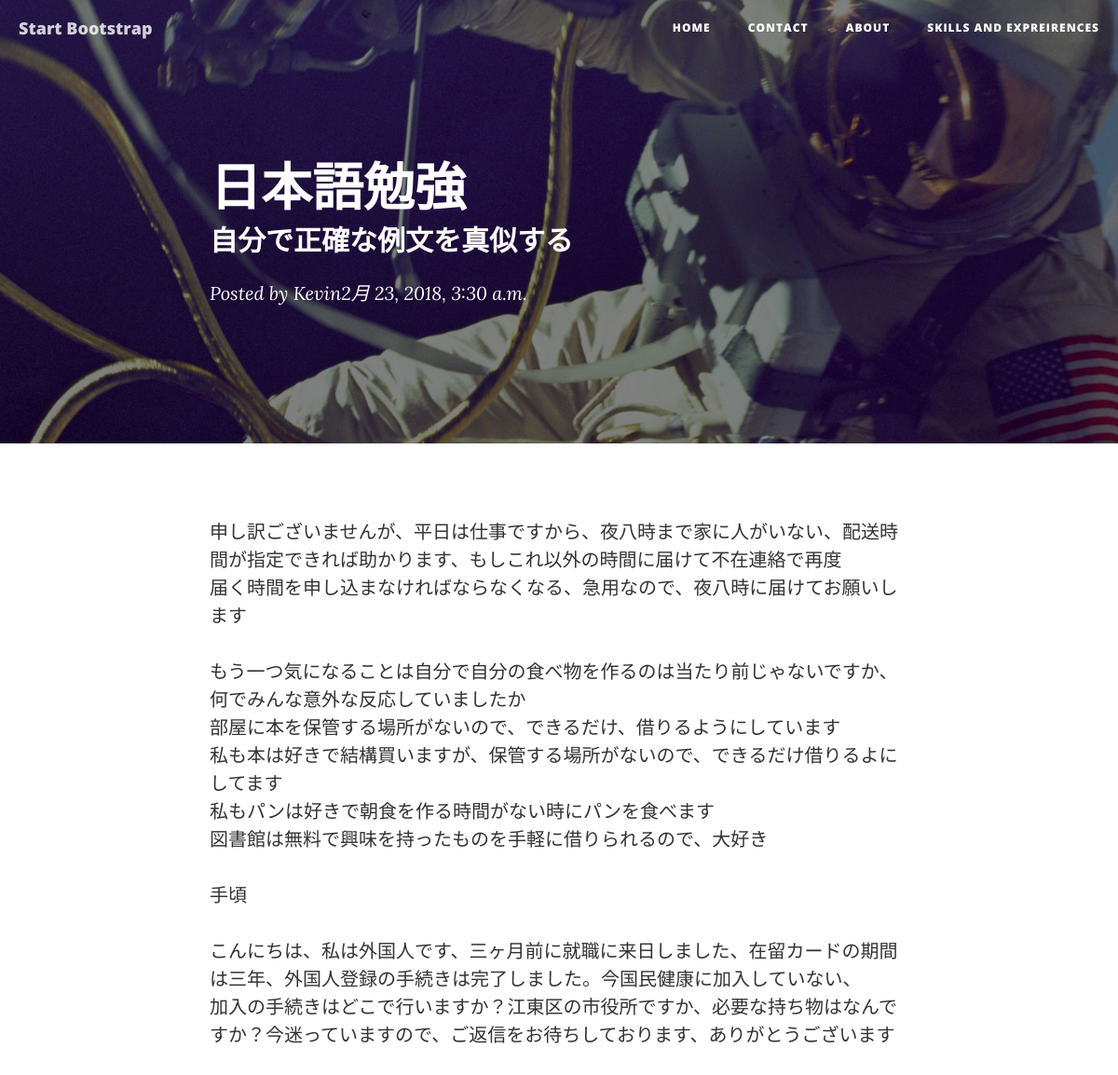
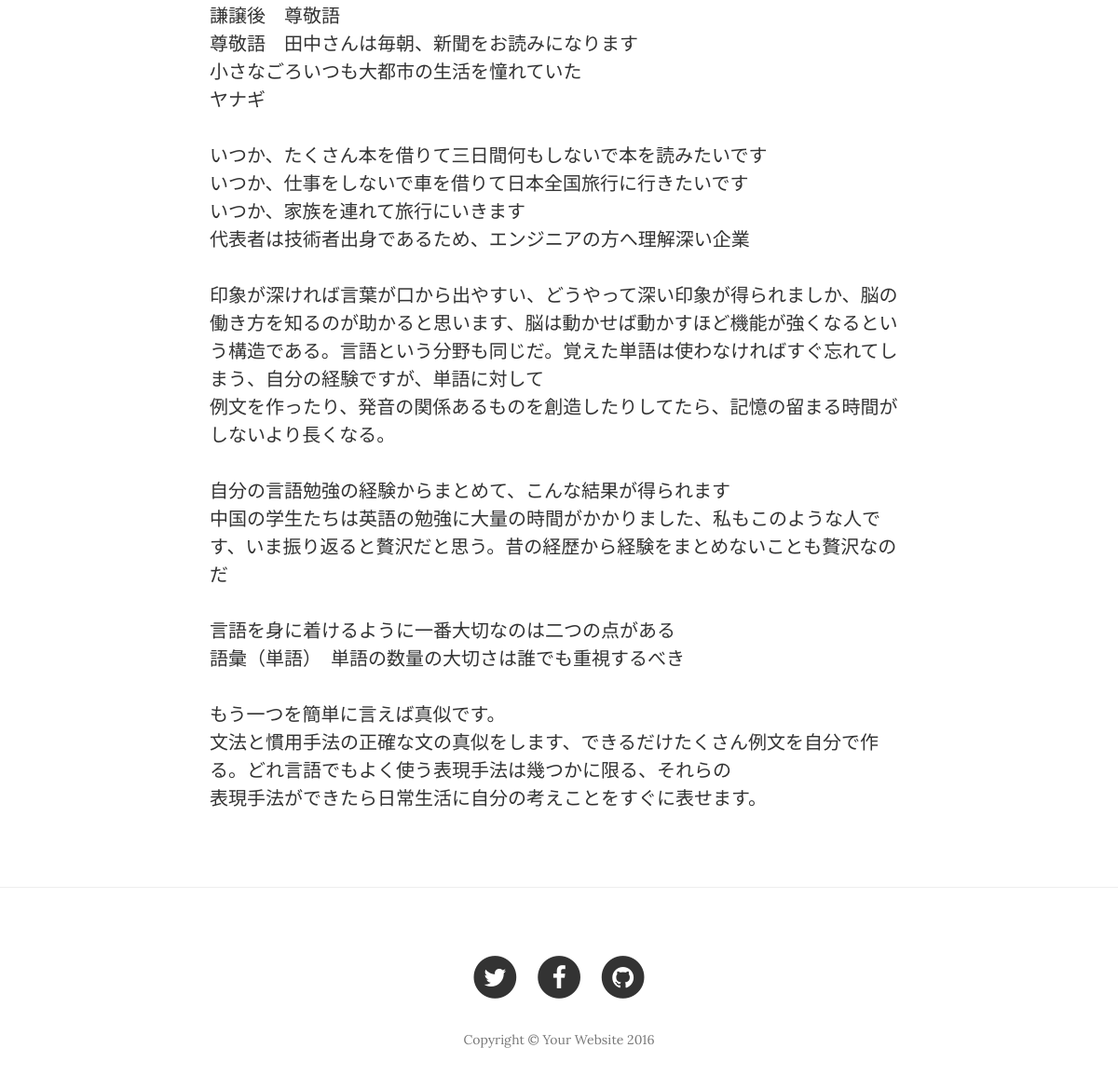
Before: /ja/firstsite/post/3 with the older database file (2 pictures, top to bottom).
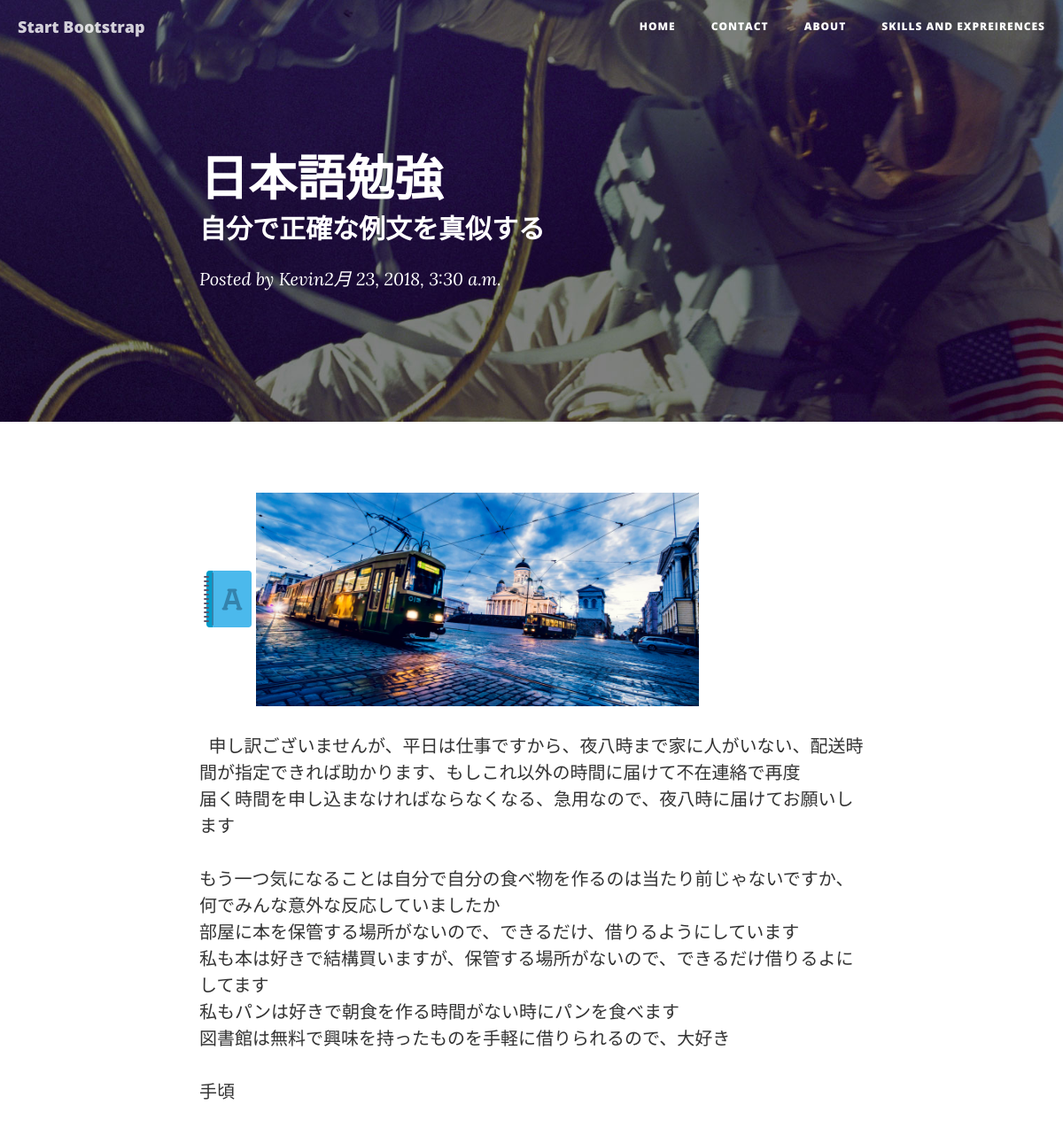
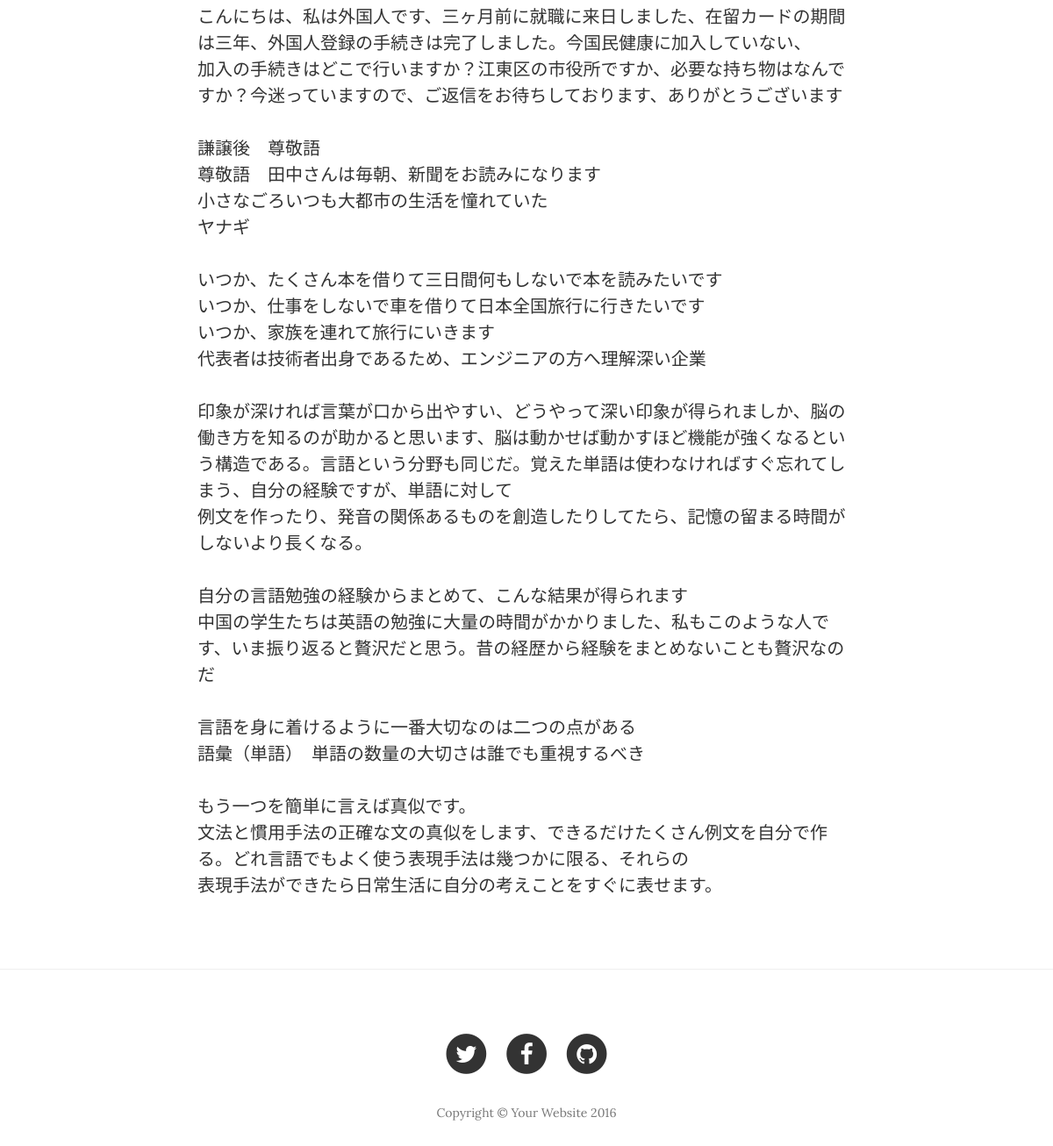
After: the same page with the newer database file (2 pictures, top to bottom).
### firstsite/models.py (models this page shows, shortened)
class HeaderLink(models.Model):
    name = models.CharField(max_length=30)
    url = models.CharField(max_length=100)
    titletext =  models.CharField(max_length=100,blank=True)
    detailtext =  models.CharField(max_length=100,blank=True)
    show = models.BigIntegerField(blank=True,default=1)
    content = RichTextUploadingField(blank=True)

class Post(models.Model):
    title = models.CharField(max_length=100, unique=True)
    postcode = models.CharField(max_length=100, blank=True)
    meta_description = models.TextField(max_length=160, null=True, blank=True)
    content = RichTextUploadingField()
    featured_image = models.ImageField(upload_to='static/blog/uploads/%Y/%m/%d/', blank=True, null=True)
    created_on = models.DateTimeField(auto_now_add=True)
    updated_on = models.DateField(auto_now=True)
    LAN_CHOICES = (
            ("en","English"),
            ("cn","Chinese"),
            ("ja","Japanese"),
        )
    lantype = models.CharField(default="en",max_length=10,choices= LAN_CHOICES, blank=True)
    APP_CHOICES = (
        ("1","mainsite"),
        ("2","mycareer"),
    )
    appcode = models.CharField(default="1", max_length=5,choices= APP_CHOICES, blank=True)

### firstsite/views.py (the view)
# urls.py: url(r'^post/(\d+)$', views.post, name='post'),
def post(request, postid):
    currlinkitem = HeaderLink.objects.filter(name="About").get()
    post = Post.objects.get(pk=postid)
    context = {
        "currlinkitem":currlinkitem,
        "post":post
    }
    template = loader.get_template("firstsite/post.html")
    return HttpResponse(template.render(context, request))

### firstsite/context_processor.py (called while the page is built)
def share_vars(request):
    from .models import HeaderLink
    linklist = list(HeaderLink.objects.filter(show=1))
    os.path.basename(__file__)
    modulename = __name__.split(".")[0]
    return {
        'linklist': linklist,
        "modulename": modulename
    }

### firstsite/templates/firstsite/post.html
{% extends "firstsite/index.html"%}
{% load static %}
{% block cntheader%}
    <header class="intro-header" style="background-image: url({% static 'img/post-bg.jpg'%})">
        <div class="container">
            <div class="row">
                <div class="col-lg-8 col-lg-offset-2 col-md-10 col-md-offset-1">
                    <div class="post-heading">
                        <h1>{{post.title}}</h1>
                        <h2 class="subheading">{{post.meta_description}}</h2>
                        <span class="meta">Posted by <a href="#">Kevin</a>{{post.created_on}}</span>
                    </div>
                </div>
            </div>
        </div>
    </header>
{% endblock cntheader %}
{% block maincontent%}
    <article>
        <div class="container">
            <div class="row">
                <div class="col-lg-8 col-lg-offset-2 col-md-10 col-md-offset-1">
                	{{post.content|safe }}
                </div>
            </div>
        </div>
    </article>
    <hr>
{% endblock maincontent%}

### firstsite/templates/firstsite/index.html (shortened to what this page needs)
{% load static%}
<!DOCTYPE html>
<html lang="en">
<head>
    <link href="{% static 'vendor/bootstrap/css/bootstrap.min.css'%}" rel="stylesheet">
    <link href="{% static 'css/clean-blog.min.css'%}" rel="stylesheet">
    <link href="{% static 'vendor/font-awesome/css/font-awesome.min.css'%}" rel="stylesheet" type="text/css">
 	<link href="{% static 'me/custom.css'%}" rel='stylesheet' type='text/css'>
</head>
<body>
{% block　content%}
    <nav class="navbar navbar-default navbar-custom navbar-fixed-top">
        <div class="container-fluid">
            <div class="navbar-header page-scroll">
                <a class="navbar-brand" href="#">Start Bootstrap</a>
            </div>
            <div class="collapse navbar-collapse" id="bs-example-navbar-collapse-1">
                <ul class="nav navbar-nav navbar-right">
                	{% for link in linklist %}
                    <li>
                        <a href="/{{modulename}}/{{link.url}}">{{link.name}}</a>
                    </li>
					{% endfor %}
					<li>
                        <a href="/mycareer/index">Skills And Expreirences</a>
                    </li>
                </ul>
            </div>
        </div>
    </nav>
{% endblock %}
{% block cntheader%}{% endblock cntheader%}
{% block maincontent %}{% endblock maincontent %}
    <footer>
        <div class="container">
            <div class="row">
                <div class="col-lg-8 col-lg-offset-2 col-md-10 col-md-offset-1">
                    <ul class="list-inline text-center">
                        <li>
                            <a href="https://twitter.com/shikaiwenchina" target="_blank">
                                <span class="fa-stack fa-lg">
                                    <i class="fa fa-circle fa-stack-2x"></i>
                                    <i class="fa fa-twitter fa-stack-1x fa-inverse"></i>
                                </span>
                            </a>
                        </li>
                        <li>
                            <a href="https://www.facebook.com/kaiwen.shi.391" target="_blank">
                                <span class="fa-stack fa-lg">
                                    <i class="fa fa-circle fa-stack-2x"></i>
                                    <i class="fa fa-facebook fa-stack-1x fa-inverse"></i>
                                </span>
                            </a>
                        </li>
                        <li>
                            <a href="https://github.com/shikaiwen" target="_blank">
                                <span class="fa-stack fa-lg">
                                    <i class="fa fa-circle fa-stack-2x"></i>
                                    <i class="fa fa-github fa-stack-1x fa-inverse"></i>
                                </span>
                            </a>
                        </li>
                    </ul>
                    <p class="copyright text-muted">Copyright &copy; Your Website 2016</p>
                </div>
            </div>
        </div>
    </footer>
</body>
</html>

Changed rows visible on the page:
changed Post "日本語勉強": content: picture added
